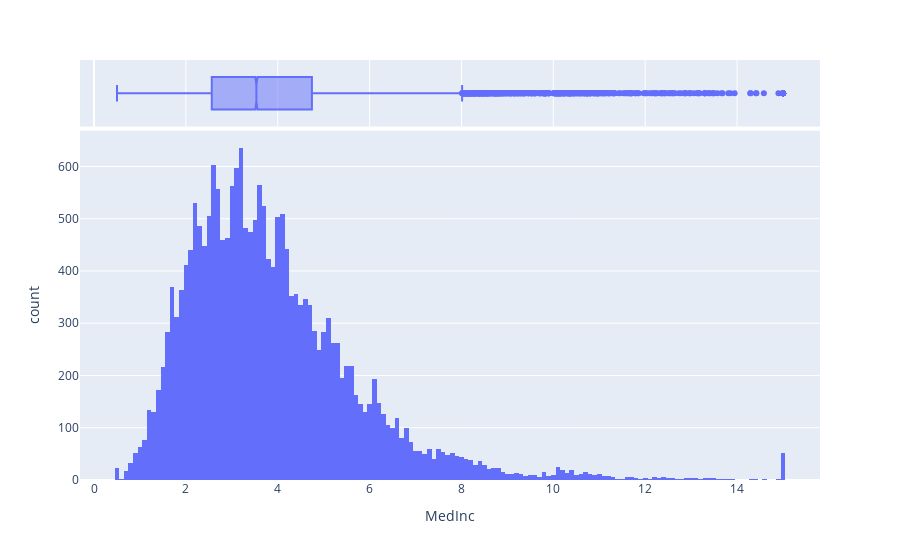

The code cell stored with this chart in its notebook:
### Code cell
fig_renda = pe.histogram(moradia, x='MedInc', marginal='box')
fig_renda.show()

### Figure 1 — Plotly figure (JSON) as saved in the notebook; plotly's stock layout.template omitted (floating-point values rounded to 4 significant figures; data arrays with more than 128 entries replaced by an {"elided": "..."} marker saying what was removed)
{"data": [{"alignmentgroup": "True", "bingroup": "x", "hovertemplate": "MedInc=%{x}<br>count=%{y}<extra></extra>", "legendgroup": "", "marker": {"color": "#636efa", "pattern": {"shape": ""}}, "name": "", "offsetgroup": "", "orientation": "v", "showlegend": false, "type": "histogram", "x": {"elided": "20640 float values"}, "xaxis": "x", "yaxis": "y"}, {"alignmentgroup": "True", "hovertemplate": "MedInc=%{x}<extra></extra>", "legendgroup": "", "marker": {"color": "#636efa"}, "name": "", "notched": true, "offsetgroup": "", "showlegend": false, "type": "box", "x": {"elided": "20640 float values"}, "xaxis": "x2", "yaxis": "y2"}], "layout": {"barmode": "relative", "legend": {"tracegroupgap": 0}, "margin": {"t": 60}, "xaxis": {"anchor": "y", "domain": [0, 1], "title": {"text": "MedInc"}}, "xaxis2": {"anchor": "y2", "domain": [0, 1], "matches": "x", "showgrid": true, "showticklabels": false}, "yaxis": {"anchor": "x", "domain": [0, 0.8316], "title": {"text": "count"}}, "yaxis2": {"anchor": "x2", "domain": [0.8416, 1], "matches": "y2", "showgrid": false, "showline": false, "showticklabels": false, "ticks": ""}}}
